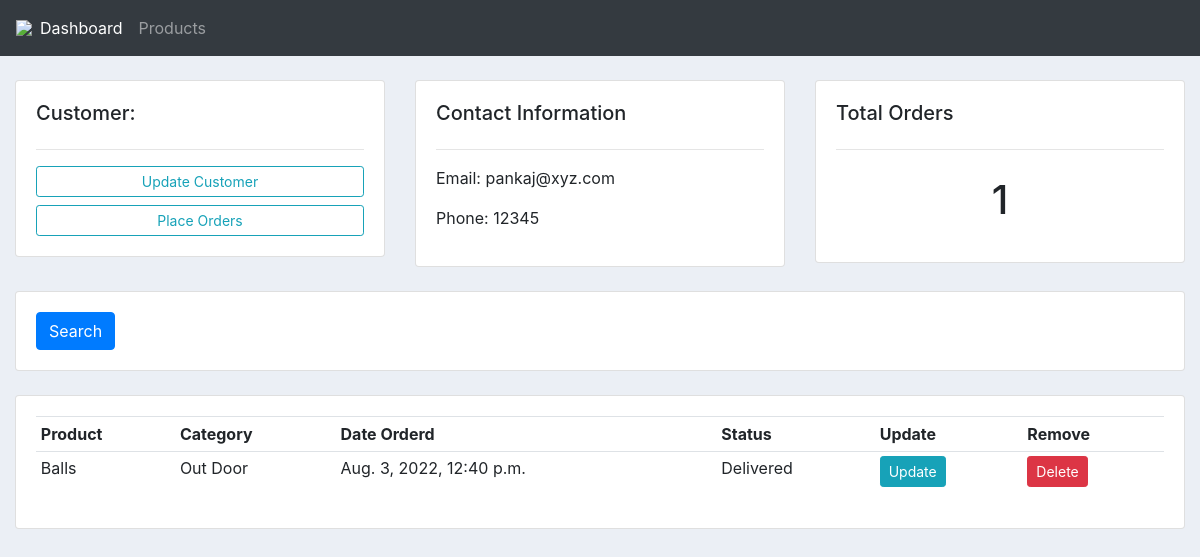
Screenshot of /customer/3 with the database file from the repository.
### base/models.py (models this page shows, shortened)
class Customer(models.Model):
    name = models.CharField(max_length=50, null=True)
    phone = models.CharField(max_length=20, null=True)
    email = models.EmailField(max_length=50, null=True)
    date_created = models.DateTimeField(auto_now_add=True, null=True)

class Order(models.Model):
    STATUS = (
        ("panding","panding"),
        ('Out of delivery', 'Out of delivery'),
        ('Delivered','Delivered'),
        )
    customer = models.ForeignKey(Customer, null=True, on_delete=models.SET_NULL)
    product = models.ForeignKey(Product, null=True, on_delete=models.SET_NULL)
    date_created = models.DateTimeField(auto_now_add=True, null=True)
    status = models.CharField(max_length=200, null=True, choices=STATUS)

class Product(models.Model):
    CATEGORY = (
        ("Indoor", "Indoor"),
        ("Out Door", "Out Door"),
    )
    name = models.CharField(max_length=50, null=True)
    price = models.FloatField(null=True)
    category = models.CharField(max_length=50, null=True, choices=CATEGORY)
    description = models.CharField(max_length=500, null=True, blank=True)
    date_created = models.DateTimeField(auto_now_add=True, null=True)
    tags = models.ManyToManyField(Tag)
    def __str__(self) -> str:
        return self.name

### base/views.py (the view)
# urls.py: path('customer/<str:pk>', views.customer, name="customer"),
def customer(request, pk):
    customer = Customer.objects.get(id=pk)
    orders = customer.order_set.all()
    order_count = orders.count()
    context= {'customer':customer, 'orders':orders, 'order_count': order_count}
    return render(request, 'base/customers.html', context)

### base/templates/base/customers.html (shortened to what this page needs)
{% extends 'base/main.html' %}
{% block body %}
    <br>
    <div class="row">
        <div class="col-md">
            <div class="card card-body">
                <h5>Customer:</h5>
                <hr>
                <a class="btn btn-outline-info  btn-sm btn-block" href="">Update Customer</a>
                <a class="btn btn-outline-info  btn-sm btn-block" href="{% url 'createorder' customer.id %}">Place Orders</a>
            </div>
        </div>
        <div class="col-md">
            <div class="card card-body">
                <h5>Contact Information</h5>
                <hr>
                <p>Email:  {{customer.email}}</p>
                <p>Phone:  {{customer.phone}}</p>
            </div>
        </div>
        <div class="col-md">
            <div class="card card-body">
                <h5>Total Orders</h5>
                <hr>
                <h1 style="text-align: center;padding: 10px">
                    {{order_count}}
                </h1>
            </div>
        </div>
    </div>
    <br>
    <div class="row">
        <div class="col">
            <div class="card card-body">
                <form method="get">
                <button class="btn btn-primary" type="submit">Search</button>
            </form>
            </div>
        </div>
    </div>
    <br>
    <div class="row">
        <div class="col-md">
            <div class="card card-body">
                <table class="table table-sm">
                    <tr>
                        <th>Product</th>
                        <th>Category</th>
                        <th>Date Orderd</th>
                        <th>Status</th>
                        <th>Update</th>
                        <th>Remove</th>
                    </tr>
                    {% for order in orders %}
                    <tr>
                        <td>{{order.product}}</td>
                        <td>{{order.product.category}}</td>
                        <td>{{order.date_created}}</td>
                        <td>{{order.status}}</td>
                        <td><a type="button" class="btn btn-sm btn-info" href="{% url 'updateorder' order.id %}">Update</a></td>
                        <td><a type="button" class="btn btn-sm btn-danger" href="{% url 'deleteorder' order.id %}">Delete</a></td>
                    </tr>
                    {% endfor %}
                </table>
            </div>
        </div>
    </div>
{% endblock body %}

### base/static/css/main.css (style rules this page uses)
body { background-color: #ebeff5; }

### rows the page displays
Customer: email "pankaj@xyz.com", phone "12345"
Order: product "Balls", product.category "Out Door", date_created "Aug. 3, 2022, 12:40 p.m.", status "Delivered"

### other values shown
{{ order_count }} "1"
